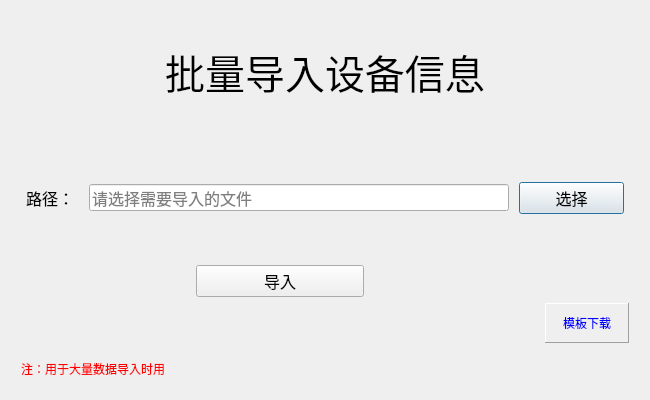
<?xml version="1.0" encoding="UTF-8"?>
<ui version="4.0">
 <class>Dialog</class>
 <widget class="QDialog" name="Dialog">
  <property name="windowModality">
   <enum>Qt::NonModal</enum>
  </property>
  <property name="geometry">
   <rect>
    <x>0</x>
    <y>0</y>
    <width>650</width>
    <height>400</height>
   </rect>
  </property>
  <property name="windowTitle">
   <string>批量导入设备信息</string>
  </property>
  <layout class="QHBoxLayout" name="horizontalLayout_2">
   <item>
    <layout class="QGridLayout" name="gridLayout" rowstretch="3,1,2,1,1,1,1" columnstretch="2,2,2,1">
     <property name="leftMargin">
      <number>10</number>
     </property>
     <property name="topMargin">
      <number>0</number>
     </property>
     <property name="rightMargin">
      <number>10</number>
     </property>
     <item row="0" column="0" colspan="4">
      <widget class="QLabel" name="label">
       <property name="font">
        <font>
         <pointsize>30</pointsize>
        </font>
       </property>
       <property name="text">
        <string>批量导入设备信息</string>
       </property>
       <property name="alignment">
        <set>Qt::AlignCenter</set>
       </property>
      </widget>
     </item>
     <item row="1" column="1">
      <spacer name="verticalSpacer_2">
       <property name="orientation">
        <enum>Qt::Vertical</enum>
       </property>
       <property name="sizeHint" stdset="0">
        <size>
         <width>20</width>
         <height>40</height>
        </size>
       </property>
      </spacer>
     </item>
     <item row="2" column="0" colspan="4">
      <layout class="QHBoxLayout" name="horizontalLayout" stretch="1,8,2">
       <property name="spacing">
        <number>10</number>
       </property>
       <property name="sizeConstraint">
        <enum>QLayout::SetMinimumSize</enum>
       </property>
       <property name="leftMargin">
        <number>5</number>
       </property>
       <property name="topMargin">
        <number>5</number>
       </property>
       <property name="rightMargin">
        <number>5</number>
       </property>
       <property name="bottomMargin">
        <number>5</number>
       </property>
       <item>
        <widget class="QLabel" name="label_3">
         <property name="font">
          <font>
           <pointsize>12</pointsize>
          </font>
         </property>
         <property name="text">
          <string>路径：</string>
         </property>
        </widget>
       </item>
       <item>
        <widget class="QLineEdit" name="path_le">
         <property name="font">
          <font>
           <pointsize>12</pointsize>
          </font>
         </property>
         <property name="toolTip">
          <string>请选择需要导入的文件</string>
         </property>
         <property name="text">
          <string/>
         </property>
         <property name="readOnly">
          <bool>false</bool>
         </property>
         <property name="placeholderText">
          <string>请选择需要导入的文件</string>
         </property>
        </widget>
       </item>
       <item>
        <widget class="QPushButton" name="select_btn">
         <property name="sizePolicy">
          <sizepolicy hsizetype="Expanding" vsizetype="Fixed">
           <horstretch>0</horstretch>
           <verstretch>0</verstretch>
          </sizepolicy>
         </property>
         <property name="font">
          <font>
           <pointsize>12</pointsize>
          </font>
         </property>
         <property name="text">
          <string>选择</string>
         </property>
        </widget>
       </item>
      </layout>
     </item>
     <item row="3" column="1">
      <spacer name="verticalSpacer">
       <property name="orientation">
        <enum>Qt::Vertical</enum>
       </property>
       <property name="sizeHint" stdset="0">
        <size>
         <width>20</width>
         <height>40</height>
        </size>
       </property>
      </spacer>
     </item>
     <item row="4" column="0">
      <spacer name="horizontalSpacer_2">
       <property name="orientation">
        <enum>Qt::Horizontal</enum>
       </property>
       <property name="sizeHint" stdset="0">
        <size>
         <width>40</width>
         <height>20</height>
        </size>
       </property>
      </spacer>
     </item>
     <item row="4" column="1">
      <widget class="QPushButton" name="import_btn">
       <property name="font">
        <font>
         <pointsize>12</pointsize>
        </font>
       </property>
       <property name="text">
        <string>导入</string>
       </property>
      </widget>
     </item>
     <item row="4" column="2">
      <spacer name="horizontalSpacer_3">
       <property name="orientation">
        <enum>Qt::Horizontal</enum>
       </property>
       <property name="sizeHint" stdset="0">
        <size>
         <width>40</width>
         <height>20</height>
        </size>
       </property>
      </spacer>
     </item>
     <item row="5" column="0" colspan="3">
      <spacer name="horizontalSpacer">
       <property name="orientation">
        <enum>Qt::Horizontal</enum>
       </property>
       <property name="sizeHint" stdset="0">
        <size>
         <width>338</width>
         <height>20</height>
        </size>
       </property>
      </spacer>
     </item>
     <item row="5" column="3">
      <widget class="QLabel" name="template_lb">
       <property name="styleSheet">
        <string notr="true">color:blue</string>
       </property>
       <property name="frameShape">
        <enum>QFrame::Panel</enum>
       </property>
       <property name="frameShadow">
        <enum>QFrame::Raised</enum>
       </property>
       <property name="text">
        <string>模板下载</string>
       </property>
       <property name="alignment">
        <set>Qt::AlignCenter</set>
       </property>
       <property name="openExternalLinks">
        <bool>true</bool>
       </property>
      </widget>
     </item>
     <item row="6" column="0" colspan="4">
      <widget class="QLabel" name="label_2">
       <property name="styleSheet">
        <string notr="true">color:red</string>
       </property>
       <property name="text">
        <string>注：用于大量数据导入时用</string>
       </property>
      </widget>
     </item>
    </layout>
   </item>
  </layout>
 </widget>
 <resources/>
 <connections/>
</ui>
